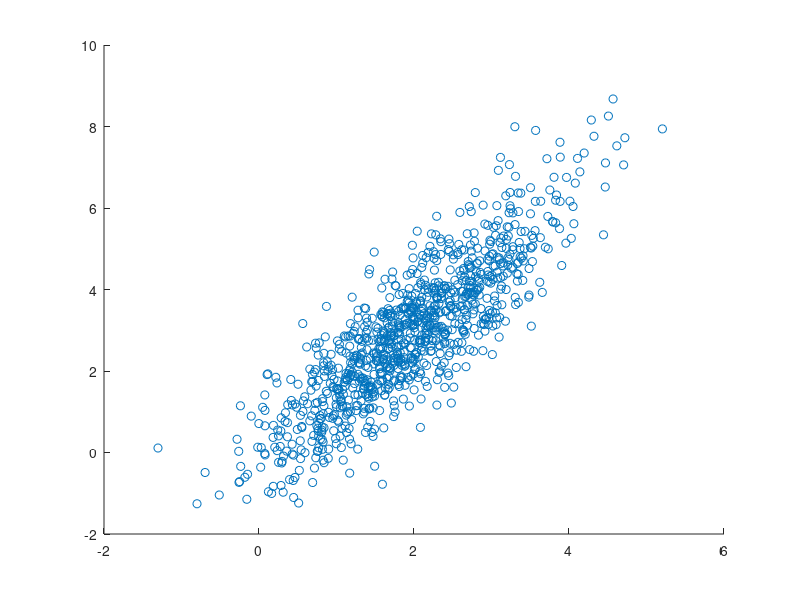

Write MATLAB code to recreate this figure. (Note: this script raises an error after producing the figure.)
load tempfileWS
rng('default')
rng(20)     % For reproducibility
% Define mu and Sigma
mu = [2,3];
Sigma = [1,1.5;1.5,3];
Y = mvnrnd(mu,Sigma,1000);
figure
hold on;
plot(Y(:,1),Y(:,2),'o');
% add an ellipse to these points
Ell=ellipse(mu,Sigma,0.99);
axis equal
% Count number of points inside the ellipse
disp('Number of points inside the ellipse')
disp(sum(inpolygon(Y(:,1),Y(:,2),Ell(:,1),Ell(:,2))))
close all
save tempfileWS